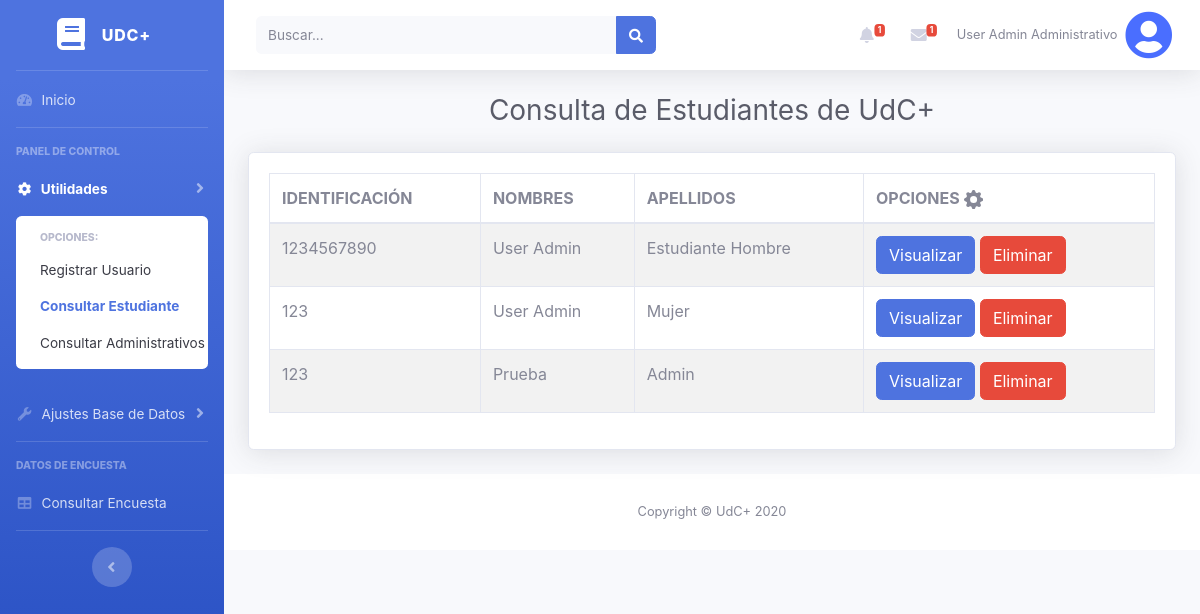
/index.php?a=consultarEstudiante (signed in), run on an earlier commit of the app's database.
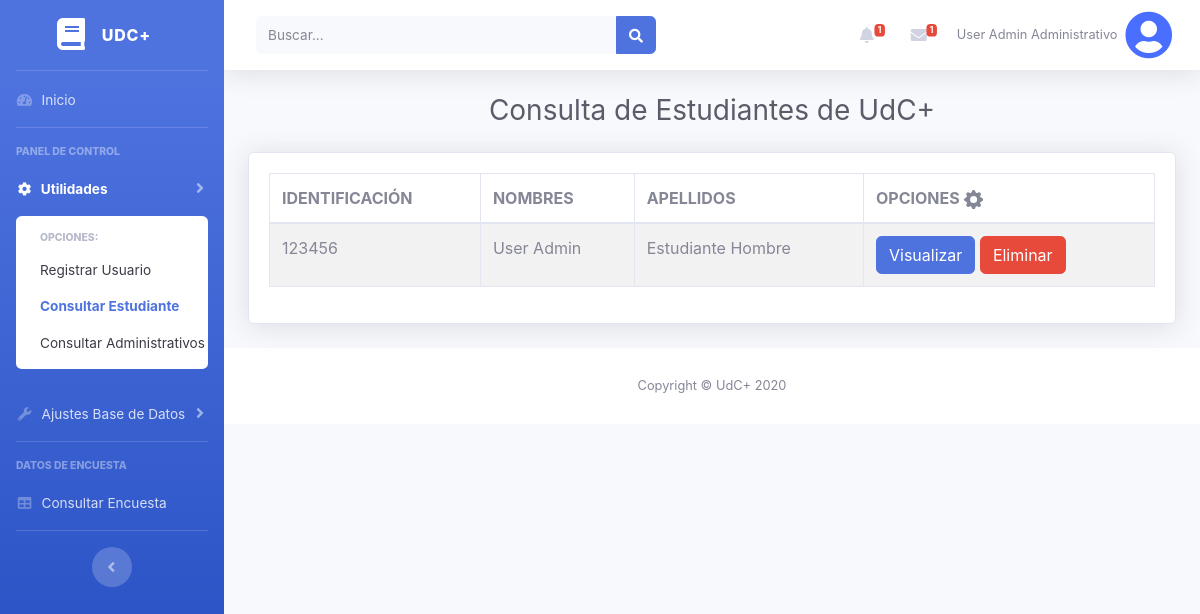
And on a later commit of the database.
### tables this page shows
CREATE TABLE `registro_jdng` (
  `id` int(11) NOT NULL,
  `identificacion` int(10) NOT NULL,
  `name` varchar(50) NOT NULL,
  `lastName` varchar(50) NOT NULL,
  `phone` int(10) NOT NULL,
  `email` varchar(50) NOT NULL,
  `password` varchar(15) NOT NULL,
  `rol` int(1) NOT NULL,
  `encuesta` int(1) NOT NULL
);

### Controller/administrador.controller.php (called while the page is built, shortened)
<?php
require_once 'model/administrador.php';
class AdministradorController
{
    public function __CONSTRUCT()
    {
        $this->model = new Administrador();
    }
    public function consultarEstudiante()
    {
        require_once 'view/header.php';
        require_once 'view/administrador/consultar_estudiante.php';
    }
}

### Model/database.php (called while the page is built)
<?php
class Database
{
    public static function StartUp()
    {
        $pdo = new PDO('mysql:host=localhost;dbname=udc_jdng;charset=utf8', 'root', '');
        $pdo->setAttribute(PDO::ATTR_ERRMODE, PDO::ERRMODE_EXCEPTION);
        return $pdo;
    }
}

### Model/administrador.php (called while the page is built, shortened)
<?php
class Administrador
{
    private $pdo;
    public function __CONSTRUCT()
    {
        try {
            $this->pdo = Database::StartUp();
        } catch (Exception $e) {
            die($e->getMessage());
        }
    }
    public function consultarEstudiantes(){
        try {
            $stm = $this->pdo->prepare("SELECT * FROM registro_jdng WHERE rol = 1");
            $stm->execute();
            return $stm->fetchAll(PDO::FETCH_OBJ);
        } catch (Exception $e) {
            die($e->getMessage());
        }
    }
}

### View/administrador/consultar_estudiante.php (the view, shortened to what this page needs)
<?php
if ($_SESSION['rol']=='administrador')
{ ?>
    <body id="page-top">
    <div id="wrapper">
        <ul class="navbar-nav bg-gradient-primary sidebar sidebar-dark accordion" id="accordionSidebar">
            <a class="sidebar-brand d-flex align-items-center justify-content-center" href="index.php">
                <div class="sidebar-brand-icon">
                    <i class="fas fa-book"></i>
                </div>
                <div class="sidebar-brand-text mx-3">UdC+</div>
            </a>
            <hr class="sidebar-divider my-0">
            <li class="nav-item">
                <a class="nav-link" href="index.php">
                    <i class="fas fa-fw fa-tachometer-alt"></i>
                    <span>Inicio</span></a>
            </li>
            <hr class="sidebar-divider">
            <div class="sidebar-heading">
                Panel de Control
            </div>
            <li class="nav-item active">
                <a class="nav-link collapsed" href="#" data-toggle="collapse" data-target="#collapseTwo" aria-expanded="true" aria-controls="collapseTwo">
                    <i class="fas fa-fw fa-cog"></i>
                    <span>Utilidades</span>
                </a>
                <div id="collapseTwo" class="collapse show" aria-labelledby="headingTwo" data-parent="#accordionSidebar">
                    <div class="bg-white py-2 collapse-inner rounded">
                        <h6 class="collapse-header">Opciones:</h6>
                        <a class="collapse-item" href="?a=registrarUsuario">Registrar Usuario</a>
                        <a class="collapse-item active" href="?a=consultarEstudiante">Consultar Estudiante</a>
                        <a class="collapse-item" href="?a=consultarAdministrativos">Consultar Administrativos</a>
                    </div>
                </div>
            </li>
            <li class="nav-item">
                <a class="nav-link collapsed" href="#" data-toggle="collapse" data-target="#collapseUtilities" aria-expanded="true" aria-controls="collapseUtilities">
                    <i class="fas fa-fw fa-wrench"></i>
                    <span>Ajustes Base de Datos</span>
                </a>
            </li>
            <hr class="sidebar-divider">
            <div class="sidebar-heading">
                Datos de Encuesta
            </div>
            <li class="nav-item">
                <a class="nav-link" href="?a=consultarEncuesta">
                    <i class="fas fa-fw fa-table"></i>
                    <span>Consultar Encuesta</span></a>
            </li>
            <hr class="sidebar-divider d-none d-md-block">
            <div class="text-center d-none d-md-inline">
                <button class="rounded-circle border-0" id="sidebarToggle"></button>
            </div>
        </ul>
        <div id="content-wrapper" class="d-flex flex-column">
            <div id="content">
                <nav class="navbar navbar-expand navbar-light bg-white topbar mb-4 static-top shadow">
                    <form class="d-none d-sm-inline-block form-inline mr-auto ml-md-3 my-2 my-md-0 mw-100 navbar-search">
                        <div class="input-group">
                            <input type="text" class="form-control bg-light border-0 small" placeholder="Buscar..." aria-label="Search" aria-describedby="basic-addon2">
                            <div class="input-group-append">
                                <button class="btn btn-primary" type="button">
                                    <i class="fas fa-search fa-sm"></i>
                                </button>
                            </div>
                        </div>
                    </form>
                    <ul class="navbar-nav ml-auto">
                        <li class="nav-item dropdown no-arrow mx-1">
                            <a class="nav-link dropdown-toggle" href="#" id="alertsDropdown" role="button" data-toggle="dropdown" aria-haspopup="true" aria-expanded="false">
                                <i class="fas fa-bell fa-fw"></i>
                                <span class="badge badge-danger badge-counter">1</span>
                            </a>
                        </li>
                        <li class="nav-item dropdown no-arrow mx-1">
                            <a class="nav-link dropdown-toggle" href="#" id="messagesDropdown" role="button" data-toggle="dropdown" aria-haspopup="true" aria-expanded="false">
                                <i class="fas fa-envelope fa-fw"></i>
                                <span class="badge badge-danger badge-counter">1</span>
                            </a>
                        </li>
                        <li class="nav-item dropdown no-arrow">
                            <a class="nav-link dropdown-toggle" href="#" id="userDropdown" role="button" data-toggle="dropdown" aria-haspopup="true" aria-expanded="false">
                                <span class="mr-2 d-none d-lg-inline text-gray-600 small"><?=$_SESSION['name']?> <?=$_SESSION['lastName']?></span>
                                <i class="fas fa-user-circle fa-3x" style="color: #4A6EFF;"></i>
                            </a>
                        </li>
                    </ul>
                </nav>
                <div class="container-fluid">
                    <h1 class="h3 mb-4 text-gray-800 text-center"> Consulta de Estudiantes de UdC+</h1>
                </div>
                <div class="container-fluid">
                    <div class="card shadow mb-4">
                        <div class="card-body">
                            <div class="table-responsive">
                                <table class="table table-bordered table-hover table-striped" id="dataTable" width="100%" cellspacing="0">
                                    <thead>
                                    <tr>
                                        <th scope="col">IDENTIFICACIÓN</th>
                                        <th scope="col">NOMBRES</th>
                                        <th scope="col">APELLIDOS</th>
                                        <th scope="col">OPCIONES </th>
                                    </tr>
                                    </thead>
                                    <tbody>
                                    <?php
                                    $num = 1;
                                    foreach($this->model->consultarEstudiantes() as $r){
                                        $num++ ;
                                    ?>
                                        <tr>
                                            <td><?php echo $r->identificacion; ?></td>
                                            <td><?php echo $r->name; ?></td>
                                            <td><?php echo $r->lastName; ?></td>
                                            <td>
                                                <a  class="btn btn-primary" href="#" data-toggle="modal" data-target="#Visualizar<?=$num?>">Visualizar</a>
                                                <a  class="btn btn-danger" href="#" data-toggle="modal" data-target="#Eliminar<?=$num?>">Eliminar</a>
                                            </td>
                                        </tr>
                                    <?php } ?>
                                    </tbody>
                                </table>
                            </div>
                        </div>
                    </div>
                </div>
                <footer class="sticky-footer bg-white">
                    <div class="container my-auto">
                        <div class="copyright text-center my-auto">
                            <span>Copyright &copy; UdC+ 2020</span>
                        </div>
                    </div>
                </footer>
            </div>
        </div>
    </body>
    </html>
    <?php
}else{
    header('location: ?a=404');
}
?>

### index.php (shortened to what this page needs)
<?php
    require_once 'model/database.php';
    if (!isset($_SESSION['rol'])){
        $controller = 'usuario';
        if(!isset($_REQUEST['a']))
        {
            require_once "controller/$controller.controller.php";
            $controller = ucwords($controller) . 'Controller';
            $controller = new $controller;
            $controller->Login();
        }else{
            $controller = 'usuario';
            $accion = $_REQUEST['a'];
            require_once "controller/$controller.controller.php";
            $controller = ucwords($controller) . 'Controller';
            $controller = new $controller;
            call_user_func(array($controller, $accion));
        }
    }else {
        $controller = $_SESSION['rol'];
        if ($controller == 'administrador'){
            if (!isset($_REQUEST['a'])) {
                require_once "controller/$controller.controller.php";
                $controller = ucwords($controller) . 'Controller';
                $controller = new $controller;
                $controller->Index();
            }else{
                $accion = $_REQUEST['a'];
                $controller = new $controller;
                call_user_func(array($controller, $accion));
            }
        }
    }
?>

### View/header.php (shortened to what this page needs)
<!DOCTYPE html>
<html lang="es">
<head>
    <link rel="stylesheet" href="Assets/vendor/fontawesome-free/css/all.min.css">
    <link rel="stylesheet" href="Assets/css/css.css">
    <link rel="stylesheet" href="Assets/css/sb-admin-2.min.css">
    <link rel="stylesheet" href="Assets/vendor/datatables/dataTables.bootstrap4.min.css">
    <link rel="stylesheet" href="Assets/toastr/build/toastr.min.css">
</head>

What changed in the data, as far as the page shows it:
removed registro_jdng: identificacion "123", name "User Admin", lastName "Mujer"
removed registro_jdng: identificacion "123", name "Prueba", lastName "Admin"
changed registro_jdng "User Admin": identificacion "1234567890" → "123456"
